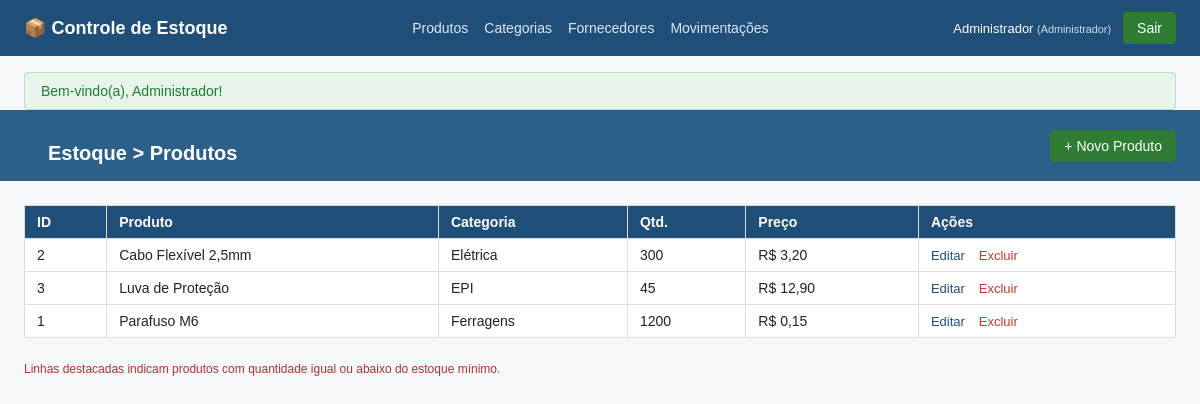
Page /produtos (signed in) on the committed database.
### tables this page shows
CREATE TABLE produtos (
    id INT AUTO_INCREMENT PRIMARY KEY,
    nome VARCHAR(150) NOT NULL,
    descricao VARCHAR(255),
    categoria_id INT,
    fornecedor_id INT,
    quantidade INT NOT NULL DEFAULT 0,
    preco_unitario DECIMAL(10,2) NOT NULL DEFAULT 0,
    estoque_minimo INT NOT NULL DEFAULT 0,
    FOREIGN KEY (categoria_id) REFERENCES categorias(id),
    FOREIGN KEY (fornecedor_id) REFERENCES fornecedores(id)
);

CREATE TABLE categorias (
    id INT AUTO_INCREMENT PRIMARY KEY,
    nome VARCHAR(100) NOT NULL,
    descricao VARCHAR(255)
);

### core/Controller.php (called while the page is built, shortened)
<?php
class Controller
{
    protected function view(string $viewName, array $dados = []): void
    {
        $dados['usuarioLogado'] = $this->usuarioLogado();
        $dados['flash'] = $this->getFlash();
        extract($dados);
        $viewPath = __DIR__ . '/../app/Views/' . $viewName . '.php';
        require $viewPath;
    }
    private function getFlash(): ?array
    {
        if (!empty($_SESSION['flash'])) {
            $flash = $_SESSION['flash'];
            return $flash;
        }
        return null;
    }
    protected function usuarioLogado(): ?array
    {
        return $_SESSION['usuario'] ?? null;
    }
}

### app/Controllers/ProdutoController.php (called while the page is built, shortened)
<?php
require_once __DIR__ . '/../../core/Controller.php';
require_once __DIR__ . '/../Models/ProdutoModel.php';
class ProdutoController extends Controller
{
    public function index(): void
    {
        try {
            $model = new ProdutoModel();
            $produtos = $model->listarTodos();
        } catch (\Throwable $e) {
            Logger::warning('Falha ao listar produtos no banco; usando dados de exemplo', [
                'erro' => $e->getMessage(),
            ]);
            $produtos = [
                ['id' => 1, 'nome' => 'Parafuso M6', 'categoria' => 'Ferragens', 'quantidade' => 1200, 'preco_unitario' => 0.15, 'estoque_minimo' => 100],
                ['id' => 2, 'nome' => 'Cabo Flexível 2,5mm', 'categoria' => 'Elétrica', 'quantidade' => 300, 'preco_unitario' => 3.20, 'estoque_minimo' => 50],
                ['id' => 3, 'nome' => 'Luva de Proteção', 'categoria' => 'EPI', 'quantidade' => 45, 'preco_unitario' => 12.90, 'estoque_minimo' => 20],
            ];
        }
        $this->view('produtos/listar', [
            'titulo'   => 'Produtos em Estoque',
            'produtos' => $produtos,
        ]);
    }
}

### core/Router.php (called while the page is built, shortened)
<?php
class Router
{
    private array $routes = [];
    public function get(string $uri, array $action): void
    {
        $this->routes['GET'][$uri] = $action;
    }
    public function post(string $uri, array $action): void
    {
        $this->routes['POST'][$uri] = $action;
    }
    public function put(string $uri, array $action): void
    {
        $this->routes['PUT'][$uri] = $action;
    }
    public function delete(string $uri, array $action): void
    {
        $this->routes['DELETE'][$uri] = $action;
    }
    public function resolve(): void
    {
        $uri = parse_url($_SERVER['REQUEST_URI'] ?? '/', PHP_URL_PATH);
        $uri = rtrim($uri, '/');
        $method = $_SERVER['REQUEST_METHOD'] ?? 'GET';
        $action = $this->routes[$method][$uri] ?? null;
        [$controllerClass, $methodName] = $action;
        $controller = new $controllerClass();
        $controller->$methodName();
    }
}

### public/index.php (called while the page is built, shortened)
<?php
require_once __DIR__ . '/../core/Router.php';
require_once __DIR__ . '/../core/Controller.php';
require_once __DIR__ . '/../app/Controllers/ProdutoController.php';
$router = new Router();
$router->resolve();

### config/database.php (called while the page is built, shortened)
<?php
class Database
{
    private static ?PDO $instance = null;
    public static function getConnection(): PDO
    {
        if (self::$instance === null) {
            $host   = 'localhost';
            $dbname = 'controle_estoque';
            $user   = 'root';
            $pass   = '';
            $dsn = "mysql:host={$host};dbname={$dbname};charset=utf8mb4";
            try {
                self::$instance = new PDO($dsn, $user, $pass, [
                    PDO::ATTR_ERRMODE            => PDO::ERRMODE_EXCEPTION,
                    PDO::ATTR_DEFAULT_FETCH_MODE => PDO::FETCH_ASSOC,
                ]);
            } catch (PDOException $e) {
                Logger::error('Falha ao conectar ao banco de dados', ['erro' => $e->getMessage()]);
                die("Erro ao conectar ao banco de dados: " . $e->getMessage());
            }
        }
        return self::$instance;
    }
}

### app/Models/ProdutoModel.php (called while the page is built, shortened)
<?php
require_once __DIR__ . '/../../config/database.php';
class ProdutoModel
{
    private PDO $db;
    public function __construct()
    {
        $this->db = Database::getConnection();
    }
    public function listarTodos(): array
    {
        $sql = "SELECT p.id, p.nome, p.quantidade, p.preco_unitario, p.estoque_minimo,
                       c.nome AS categoria
                FROM produtos p
                LEFT JOIN categorias c ON p.categoria_id = c.id
                ORDER BY p.nome ASC";
        $stmt = $this->db->query($sql);
        return $stmt->fetchAll();
    }
}

### app/Views/produtos/listar.php (the view, shortened to what this page needs)
<?php require __DIR__ . '/../partials/header.php'; ?>
<header class="topbar">
    <h1>Estoque &gt; Produtos</h1>
    <a class="botao" href="/produtos/novo">+ Novo Produto</a>
</header>
<table class="tabela">
    <thead>
        <tr>
            <th>ID</th>
            <th>Produto</th>
            <th>Categoria</th>
            <th>Qtd.</th>
            <th>Preço</th>
            <th>Ações</th>
        </tr>
    </thead>
    <tbody>
        <?php foreach ($produtos as $p): ?>
            <tr class="<?= $p['quantidade'] <= $p['estoque_minimo'] ? 'linha-alerta' : '' ?>">
                <td><?= htmlspecialchars($p['id']) ?></td>
                <td><?= htmlspecialchars($p['nome']) ?></td>
                <td><?= htmlspecialchars($p['categoria'] ?? '-') ?></td>
                <td><?= htmlspecialchars($p['quantidade']) ?></td>
                <td>R$ <?= number_format((float) $p['preco_unitario'], 2, ',', '.') ?></td>
                <td class="col-acoes">
                    <a class="link-acao" href="/produtos/<?= $p['id'] ?>/editar">Editar</a>
                    <?php if (($usuarioLogado['perfil'] ?? null) === 'administrador'): ?>
                        <form action="/produtos/<?= $p['id'] ?>" method="POST" class="form-inline" onsubmit="return confirm('Excluir este produto?');">
                            <button type="submit" class="link-acao link-excluir">Excluir</button>
                        </form>
                    <?php endif; ?>
                </td>
            </tr>
        <?php endforeach; ?>
    </tbody>
</table>
<p class="legenda">Linhas destacadas indicam produtos com quantidade igual ou abaixo do estoque mínimo.</p>
<?php require __DIR__ . '/../partials/footer.php'; ?>

### app/Views/partials/header.php (shortened to what this page needs)
<!DOCTYPE html>
<html lang="pt-br">
<head>
    <link rel="stylesheet" href="/css/style.css">
</head>
<body>
    <nav class="navbar">
        <a class="marca" href="/">📦 Controle de Estoque</a>
        <?php if ($usuarioLogado): ?>
            <div class="nav-links">
                <a href="/produtos">Produtos</a>
                <a href="/categorias">Categorias</a>
                <a href="/fornecedores">Fornecedores</a>
                <a href="/movimentacoes">Movimentações</a>
            </div>
            <div class="nav-usuario">
                <span>
                    <?= htmlspecialchars($usuarioLogado['nome']) ?>
                    <small>(<?= $usuarioLogado['perfil'] === 'administrador' ? 'Administrador' : 'Usuário Comum' ?>)</small>
                </span>
                <form action="/logout" method="POST" class="form-inline">
                    <button type="submit" class="botao botao-sair">Sair</button>
                </form>
            </div>
        <?php endif; ?>
    </nav>
    <?php if (!empty($flash)): ?>
        <div class="flash flash-<?= htmlspecialchars($flash['tipo']) ?>">
            <?= htmlspecialchars($flash['mensagem']) ?>
        </div>
    <?php endif; ?>
    <main class="conteudo">

### app/Views/partials/footer.php
    </main>
</body>
</html>

### public/css/style.css (style rules this page uses)
body { font-family: Arial, sans-serif; margin: 0; color: #222; background: #f7f8fa; }
.navbar { background: #1f4e79; color: white; padding: 12px 24px; display: flex; justify-content: space-between; align-items: center; flex-wrap: wrap; gap: 8px; }
.navbar .marca { color: white; text-decoration: none; font-weight: bold; font-size: 18px; }
.nav-links { display: flex; gap: 16px; }
.nav-links a { color: #dce8f5; text-decoration: none; font-size: 14px; }
.nav-usuario { display: flex; align-items: center; gap: 12px; font-size: 13px; }
.nav-usuario small { opacity: 0.8; }
.botao-sair { background: transparent; border: 1px solid rgba(255,255,255,0.6); color: white; padding: 4px 10px; border-radius: 4px; cursor: pointer; font-size: 12px; }
.flash { margin: 16px 24px 0; padding: 10px 16px; border-radius: 4px; font-size: 14px; }
.flash-sucesso { background: #e6f4ea; color: #1e7d34; border: 1px solid #b7e1c1; }
.conteudo { padding: 0 0 32px; }
.topbar { background: #2c5f8a; color: white; padding: 16px 24px; display: flex; justify-content: space-between; align-items: center; margin-top: 0; }
.topbar h1 { font-size: 20px; margin: 0; }
h1 { padding: 16px 24px 0; }
.botao { background: #2e7d32; color: white; text-decoration: none; padding: 8px 14px; border-radius: 4px; border: none; font-size: 14px; cursor: pointer; display: inline-block; }
.form-inline { display: inline; margin: 0; }
.tabela { width: calc(100% - 48px); margin: 24px; border-collapse: collapse; background: white; }
.tabela th, .tabela td { border: 1px solid #ddd; padding: 8px 12px; text-align: left; font-size: 14px; }
.tabela th { background: #1f4e79; color: white; }
.col-acoes { white-space: nowrap; }
.link-acao { color: #1f4e79; text-decoration: none; font-size: 13px; margin-right: 10px; background: none; border: none; cursor: pointer; padding: 0; }
.link-excluir { color: #c0392b; }
.legenda { margin: 0 24px; font-size: 12px; color: #a33; }

### rows in the picture
produtos: id "2", nome "Cabo Flexível 2,5mm", categoria.nome "Elétrica", quantidade "300", preco_unitario "3,20"
produtos: id "3", nome "Luva de Proteção", categoria.nome "EPI", quantidade "45", preco_unitario "12,90"
produtos: id "1", nome "Parafuso M6", categoria.nome "Ferragens", quantidade "1200", preco_unitario "0,15"

### other values in the picture
$usuarioLogado['nome'] "Administrador"
$flash['mensagem'] "Bem-vindo(a), Administrador!"
